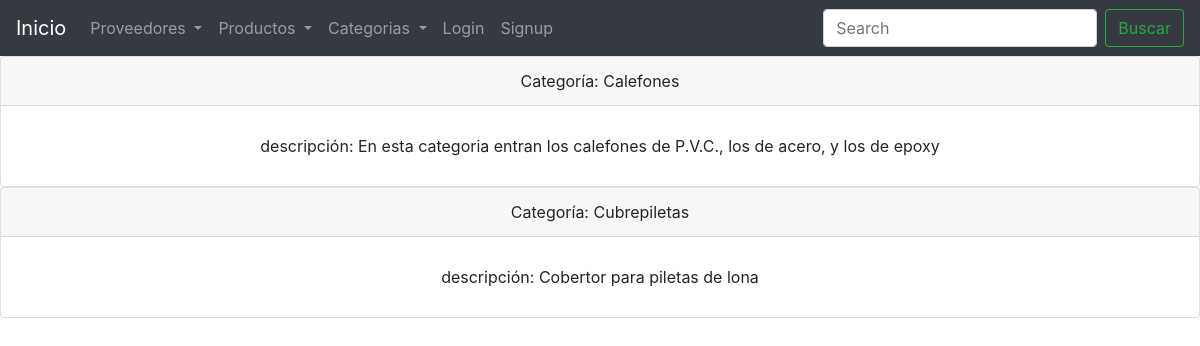
/productos/ver-categorias/, run on the app's committed database.
### Products/models.py (models this page shows, shortened)
class category(models.Model):
    name = models.CharField(max_length=50)
    description = models.CharField(max_length=200, default= 'Descripción')

### Products/views.py (the view)
# urls.py: path('ver-categorias/', list_categories, name = "Listar categorias"),
def list_categories(request):
    if 'search' in request.GET:
        search = request.GET['search']
        all_categories = category.objects.filter(name__icontains = search)
    else:
        all_categories = category.objects.all()
    context = {
        'categories':all_categories,
    }
    return render(request, "list_categories.html", context=context)

### Templates/list_categories.html (shortened to what this page needs)
{% extends 'base.html' %}
{% block navbar %}
    <form class="form-inline my-2 my-lg-0" action="/productos/ver-categorias/" method="GET">
        <input class="form-control mr-sm-2" type="search" placeholder="Search" aria-label="Search" name="search">
        <button class="btn btn-outline-success my-2 my-sm-0" type="submit">Buscar</button>
    </form>
{% endblock %}
{% block content %}
    {% for category in categories %}
    <div class="card">
        <ul class="list-group list-group-flush">
            <div class="card-header" style="text-align: center;">
                Categoría: {{category.name}}
            </div>
            <li class="list-group-item mb-3 mt-3" style="text-align: center;" >descripción: {{category.description}} </li>
        </ul>
    </div>
    {% endfor %}
{% endblock %}

### data on the page
category: name "Calefones", description "En esta categoria entran los calefones de P.V.C., los de acero, y los de epoxy"
category: name "Cubrepiletas", description "Cobertor para piletas de lona"
